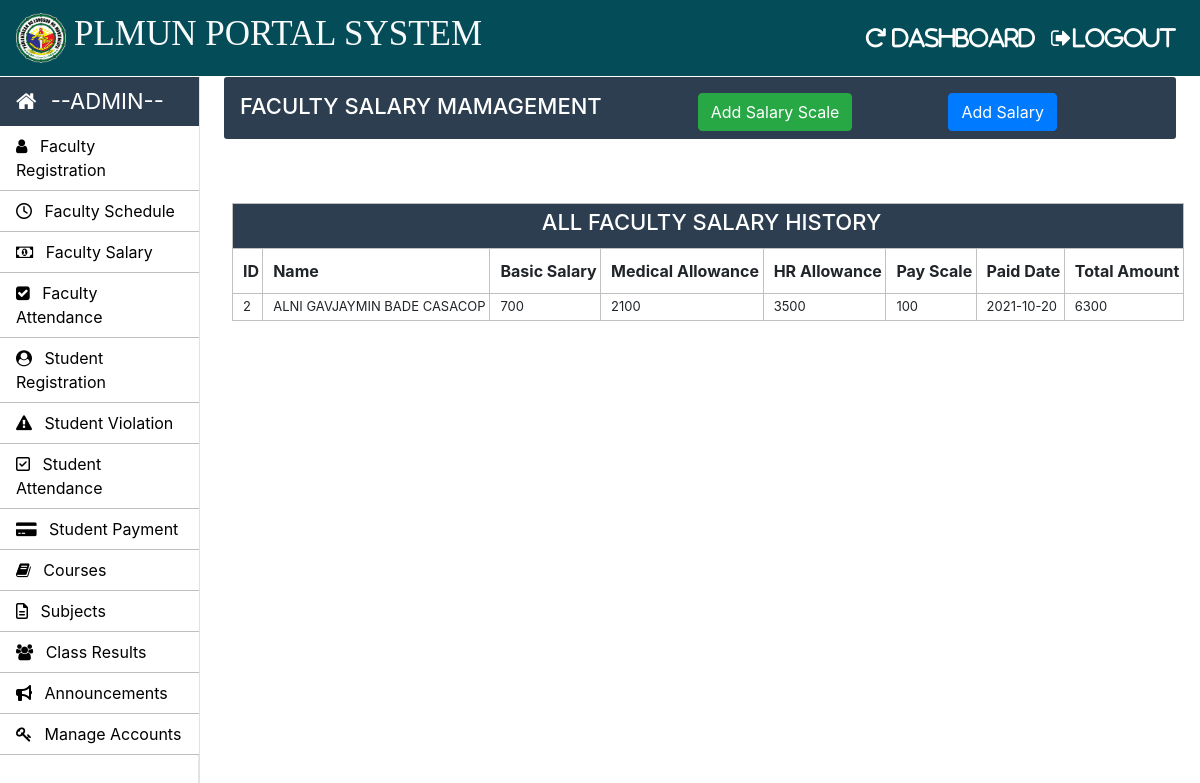
Page /Admin/teacher-salary.php (signed in) on the committed database.
### tables this page shows
CREATE TABLE `teacher_salary_allowances` (
  `teacher_id` int(11) NOT NULL,
  `basic_salary` int(11) NOT NULL,
  `medical_allowance` int(11) NOT NULL,
  `hr_allowance` int(11) NOT NULL,
  `scale` int(11) NOT NULL
);

CREATE TABLE `teacher_salary_report` (
  `salary_id` int(11) NOT NULL,
  `teacher_id` int(11) NOT NULL,
  `total_amount` int(11) NOT NULL,
  `status` varchar(11) NOT NULL,
  `paid_date` timestamp NOT NULL DEFAULT CURRENT_TIMESTAMP ON UPDATE CURRENT_TIMESTAMP
);

CREATE TABLE `teacher_info` (
  `teacher_id` int(11) NOT NULL,
  `first_name` varchar(30) NOT NULL,
  `middle_name` varchar(30) NOT NULL,
  `last_name` varchar(30) NOT NULL,
  `father_name` varchar(50) NOT NULL,
  `email` varchar(200) NOT NULL,
  `phone_no` varchar(11) NOT NULL,
  `profile_image` blob NOT NULL,
  `teacher_status` varchar(10) NOT NULL,
  `application_status` varchar(10) NOT NULL,
  `dob` varchar(15) NOT NULL,
  `gender` varchar(10) NOT NULL,
  `permanent_address` varchar(100) NOT NULL,
  `current_address` varchar(100) NOT NULL,
  `place_of_birth` varchar(50) NOT NULL,
  `last_qualification` varchar(20) NOT NULL,
  `state` varchar(20) NOT NULL,
  `hire_date` varchar(10) NOT NULL
);

### Admin/teacher-salary.php (the view, shortened to what this page needs)
<?php
		require_once "../connection/connection.php";
	?>
<!doctype html>
<html lang="en">
	<head>
	</head>
	<body>
		<?php include('../common/admin-header.php') ?>
		<?php include('../common/admin-sidebar.php') ?>
		<main role="main" class="col-xl-10 col-lg-9 col-md-8 ml-sm-auto px-md-4 w-100">
			<div class="sub-main">
				<div class="text-center d-flex flex-wrap flex-md-nowrap pt-3 pb-2 mb-3 text-white admin-dashboard pl-3">
					<div class="d-flex">
						<h4 class="mr-5">FACULTY SALARY MAMAGEMENT </h4>
						<button type="button" class="btn btn-success ml-5 mr-5" data-toggle="modal" data-target=".bd-example-modal-lg">Add Salary Scale</button>
						<button type="button" class="btn btn-primary ml-5" data-toggle="modal" data-target=".add_salary">Add Salary</button>
					</div>
				</div>
				<div class="row">
					<div class="col-md-12 ml-2">
						<section class=" mt-3">
							<div class="row">
								<div class="col-md-8"></div>
								<div class="col-md-3 ml-5 ">
									<div class="col-md-12 pt-3 ml-5">
									</div>
								</div>
							</div>
							<div class="row">
								<div class="col-md-8"></div>
								<div class="col-md-3 ml-5 ">
									<div class="col-md-12 pt-3 ml-5">
									</div>
								</div>
							</div>
							<div class="row">
								<div class="col-md-12">
									<table class="w-100 table-elements table-three-tr" cellpadding="3">
										<tr class="table-tr-head table-three text-white">
											<td colspan="8" class=" text-center text-white"><h4>ALL FACULTY SALARY HISTORY</h4></td>
										</tr>
										<tr class="table-tr-head">
											<th>ID</th>
											<th>Name</th>
											<th>Basic Salary</th>
											<th>Medical Allowance</th>
											<th>HR Allowance</th>
											<th>Pay Scale</th>
											<th>Paid Date</th>
											<th>Total Amount</th>
										</tr>
										<?php
											$query="select tsr.teacher_id,ti.first_name,middle_name,last_name,salary_id,basic_salary,medical_allowance,hr_allowance,scale,Date(paid_date) as paid_date,total_amount from teacher_salary_allowances tsa inner join teacher_salary_report tsr on tsa.teacher_id=tsr.teacher_id inner join teacher_info ti on ti.teacher_id=tsr.teacher_id";
											$run=mysqli_query($con,$query);
											while ($row=mysqli_fetch_array($run)) { ?>
												<tr>
													<td><?php echo $row['teacher_id'] ?></td>
													<td><?php echo $row["first_name"]." ".$row["middle_name"]." ".$row["last_name"] ?></td>
													<td><?php echo $row['basic_salary'] ?></td>
													<td><?php echo ($row['basic_salary']*$row['medical_allowance']/100) ?></td>
													<td><?php echo ($row['basic_salary']*$row['hr_allowance']/100) ?></td>
													<td><?php echo $row['scale'] ?></td>
													<td><?php echo $row['paid_date'] ?></td>
													<td><?php echo $row['total_amount'] ?></td>
												</tr>
											<?php
											}
										?>
									</table>
								</div>
							</div>
						</section>
					</div>
				</div>
			</div>
		</main>
	</body>
</html>

### Css/style.css (style rules this page uses)
h4 { font-size: 22px; }
.admin-dashboard { margin-top: 1px !important; background: #2c3e50 !important; border-radius: 3px; }
.table-elements tr, td, th { font-size: 13px; border: 1px solid rgb(194, 193, 193); padding-left: 10px !important; }
.table-three { background: #2c3e50 !important; }
.table-tr-head { height: 45px !important; padding: 10px !important; margin-top: 5px !important; }
.table-font-for-transcript td, th { font-size: 16px !important; }

### rows in the picture
teacher_salary_allowances: teacher_salary_report.teacher_id "2", teacher_info.first_name "ALNI GAVJAYMIN", teacher_info.middle_name "BADE", teacher_info.last_name "CASACOP", basic_salary "700", $row['basic_salary']*$row['medical_allowance']/100 "2100", $row['basic_salary']*$row['hr_allowance']/100 "3500", scale "100", paid_date "2021-10-20", teacher_salary_report.total_amount "6300"
